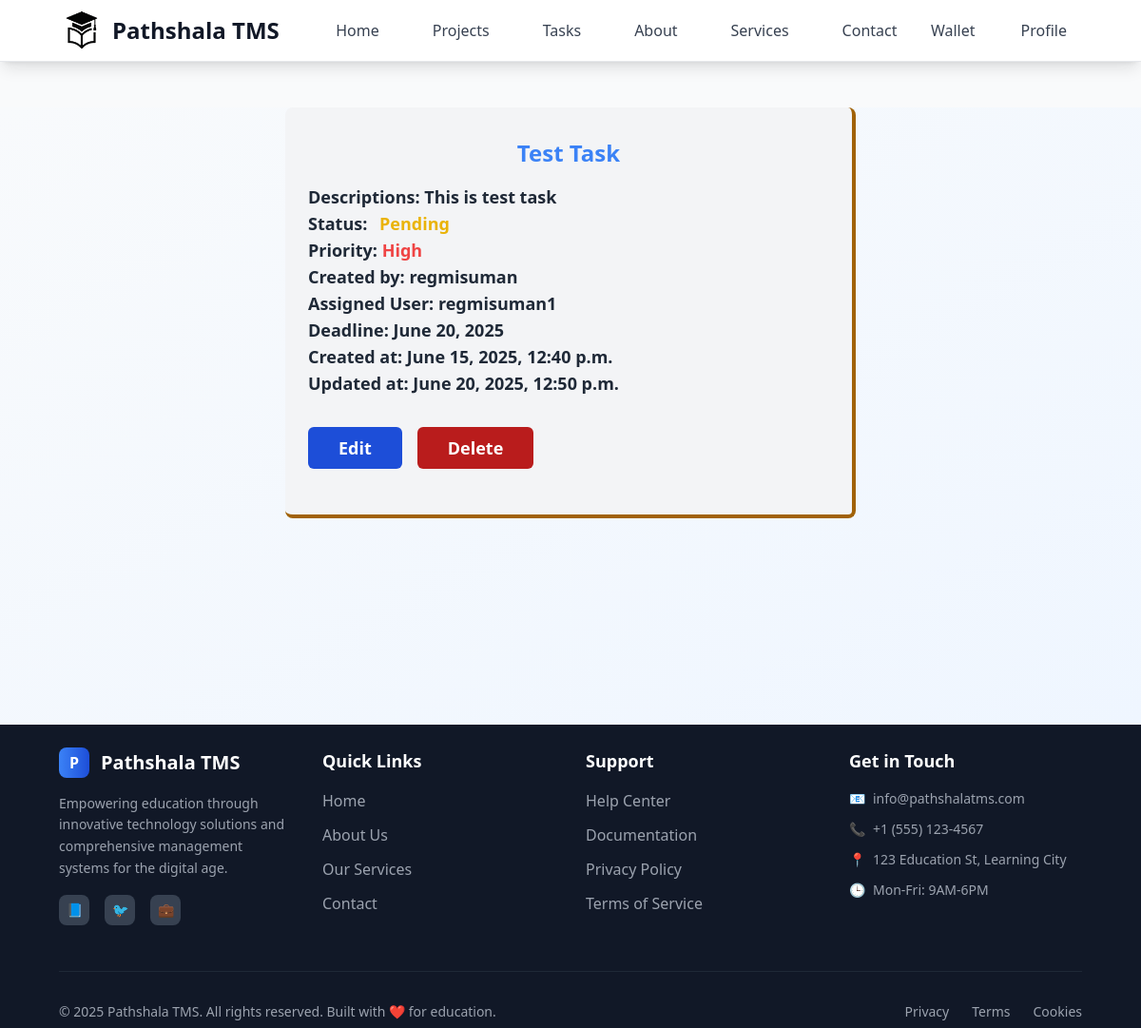
The app's page /employer/task/2/ (signed in), older data.
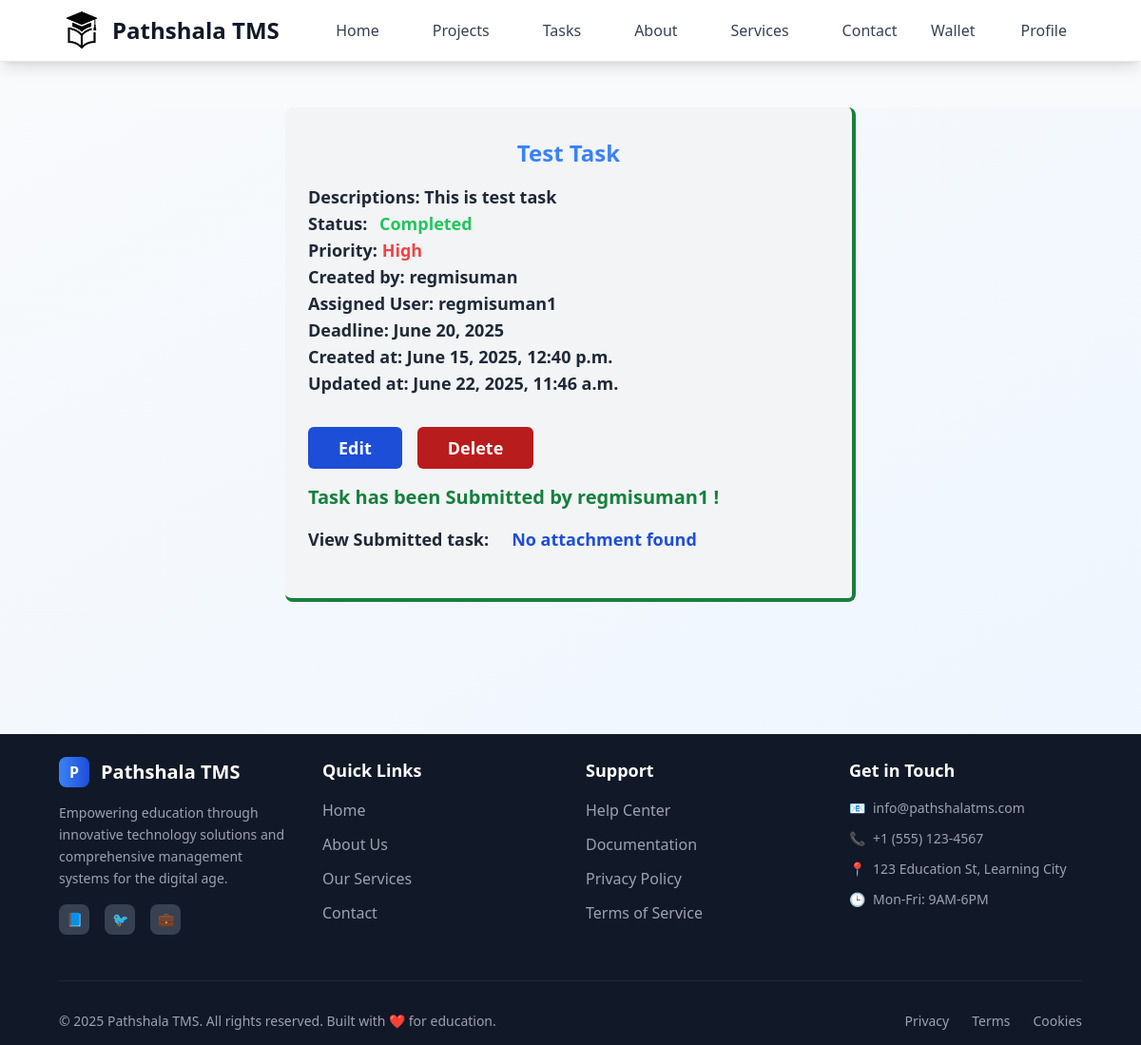
The same page, newer data.
### tasks/models.py (models this page shows)
class Task(models.Model):
    class StatusOptions(models.TextChoices):
        PENDING = "Pending", "Pending"
        IN_PROGRESS = "In Progress", "In Progress"
        COMPLETED = "Completed", "Completed"
        CANCELED = "Canceled", "Canceled"
    class TaskPriorityOptions(models.TextChoices):
        LOW = "Low", "Low"
        MEDIUM = "Medium", "Medium"
        HIGH = "High", "High"
    title = models.CharField(max_length=30)
    description = models.TextField(null=True, blank=True)
    user = models.ForeignKey(User, on_delete=models.CASCADE, related_name="tasks")
    project = models.ForeignKey(Project, on_delete=models.CASCADE)
    assigned_user = models.ForeignKey( User, on_delete=models.SET_NULL, related_name="assigned_tasks", null=True, blank=True)
    status = models.CharField(choices=StatusOptions, default=StatusOptions.PENDING, max_length=30)
    priority = models.CharField (choices=TaskPriorityOptions, default=TaskPriorityOptions.LOW, max_length=6)
    deadline = models.DateField(null=True, blank=True)
    created_at = models.DateTimeField(auto_now_add=True, editable=False)
    updated_at = models.DateTimeField(auto_now=True, editable=False)
    attachment = models.FileField(blank=True, null=True, upload_to=attachment_path)

### tasks/views.py (the view)
# urls.py: path("task/<int:id>/", taskDetails),
@login_required(login_url="/login")
def taskDetails(request, id):
    role = request.user.profile.role
    task = Task.objects.get(pk=id)
    if role == "employer":
        return render(request, "pages/employer/project/task/task_details.html", {"task": task})
    elif role == "employee":
        return render(request, "pages/employee/project/task/task_details.html", {"task": task})
    else:
        return redirect("/")

### templates/pages/employer/project/task/task_details.html
{% extends 'layouts/main.html' %}
{% block content %}
<div class="my-12 w-1/2 mx-auto space-y-4 relative bg-gray-100 border-b-4 border-r-4 rounded-lg py-4 px-6
          {% if task.status == 'Canceled' %} border-red-700
        {% elif task.status == 'Completed' %} border-green-700
        {% elif task.status == 'Pending' %} border-yellow-700
        {% elif task.status == 'In Progress' %} border-blue-700
        {% else %} border-purple-700
        {% endif %}
  ">
  <div class="text-2xl font-bold text-blue-500 my-4 text-center">{{ task.title }}</div>
  <div class="text-lg font-semibold text-gray-800">
    <div>Descriptions: {{ task.description }}</div>
    <div>Status: <span class="
        {% if task.status == 'Canceled' %} text-red-500
        {% elif task.status == 'Completed' %} text-green-500
        {% elif task.status == 'Pending' %} text-yellow-500
        {% elif task.status == 'In Progress' %} text-blue-500
        {% else %} text-purple-500
        {% endif %}
         h-8 px-2 my-auto rounded-lg font-bold"> {{ task.status }} </span></div>
    <div>Priority: <span class="font-bold
        {% if task.priority == 'High' %} text-red-500
        {% elif task.priority == 'Medium' %} text-yellow-500
        {% elif task.priority == 'Low' %} text-blue-500
        {% else %} text-purple-500
        {% endif %}
      "> {{ task.priority }}</span></div>
    <div>Created by: {{ task.user }}</div>
    <div>Assigned User: {{ task.assigned_user }}</div>
    <div>Deadline: {{ task.deadline }}</div>
    <div>Created at: {{ task.created_at }}</div>
    <div>Updated at: {{ task.updated_at }}</div>
    <div class="flex gap-4 mb-4 mt-8">
      <a class="px-8 py-2 rounded-md bg-blue-700 hover:bg-blue-800 text-white"
        href="/employer/edit-task/{{task.id}}">Edit</a>
      <a class="px-8 py-2 rounded-md bg-red-700 hover:bg-red-800 text-white"
        href="/employer/delete-task/{{task.project.id}}/{{task.id}}">Delete</a>
    </div>
    <div class="flex flex-col my-4">
      {%if task.status == "Completed"%}
      <div class="font-bold text-xl text-green-700">
        Task has been Submitted by {{task.assigned_user}} !
      </div>
      <div class="flex gap-6 my-4">
        <div>View Submitted task: </div>
        {%if task.attachment%}
        <a class="bg-blue-700 hover:bg-blue-800 text-white rounded-xl px-6 py-1" href="{{task.attachment.url}}"
          download>Download</a>
        {%else%}
        <div class="text-blue-700">
          No attachment found
        </div>
        {%endif%}
      </div>
      {%endif%}
    </div>
  </div>
</div>
{% endblock %}

Row changes from the older to the newer data that the page shows:
changed Task "Test Task": status "Pending" → "Completed"; updated_at "June 20, 2025, 12:50 p.m." → "June 22, 2025, 11:46 a.m."; assigned_user (not shown) → "regmisuman1"
Text that changed along with them:
text now shown: "Task has been Submitted by ! View Submitted task: No attachment found"
